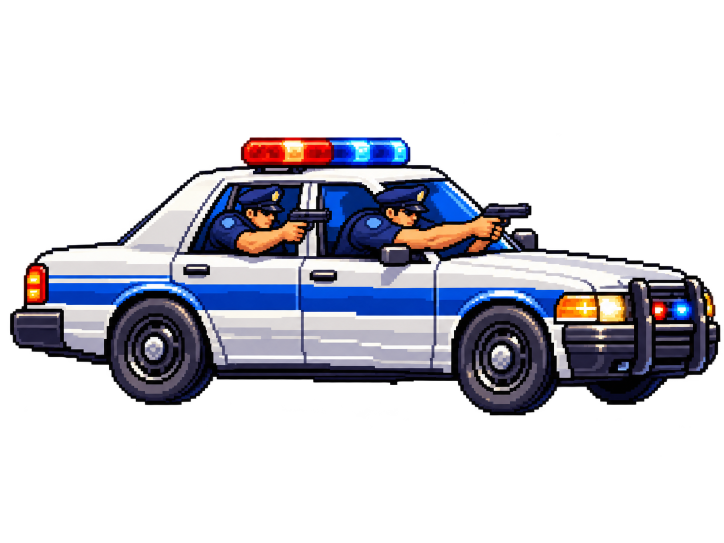
#> input picture scripts/vfx-art/police-car/source.png, 1448 x 1086 px (shown at 1/2 size)
$ python prepare.py
#> lines starting #> are read from the running program, lines starting #| are printed output that depends on the picture
"""
Game copy of Gabriele's patrol car (CHAMA O 190!): the 1448x1086 source at half resolution.

The car is drawn at about 0.28 world px per source px (~400 px long on a 960 px screen), so the
full-size PNG (~750 KB, loaded at boot) only cost download time. Half resolution keeps it
sharper than it is ever drawn; policeTheme.ts keeps its anchors in source pixels and draws the
image at twice the scale.

    python3 scripts/vfx-art/police-car/prepare.py
"""

from pathlib import Path

from PIL import Image

HERE = Path(__file__).resolve().parent
SOURCE = HERE / "source.png"
OUT = HERE.parents[2] / "public" / "vfx" / "police-car.png"
FACTOR = 2

image = Image.open(SOURCE).convert("RGBA")
#> image is the input picture: PIL image 1448x1086 RGBA; mean R, G, B, A 33.9, 33.9, 41.3, 81.1
half = image.resize((image.width // FACTOR, image.height // FACTOR), Image.LANCZOS)
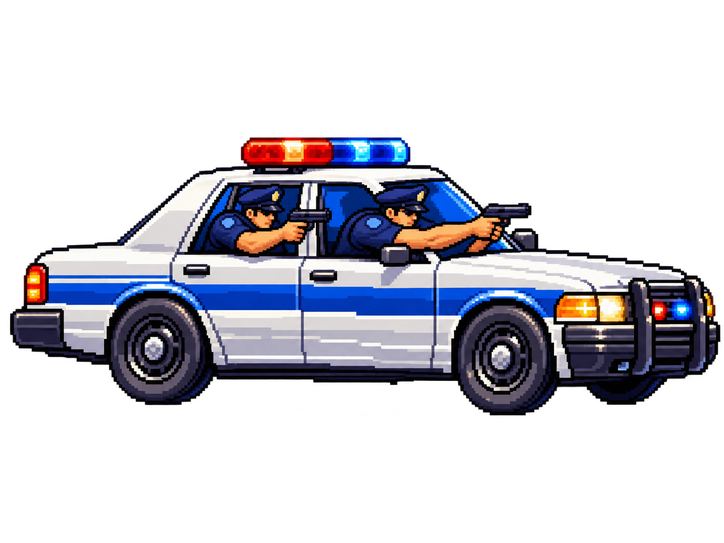
#> half: PIL image 724x543 RGBA; mean R, G, B, A 33.7, 33.7, 41.1, 81.1; transparent parts drawn white
half.save(OUT, optimize=True)
#> (the run stopped early here; a loop or call above may not have finished)
